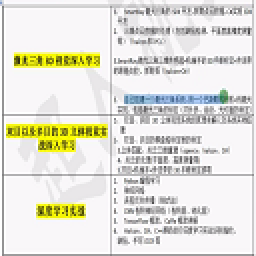
#> input picture faster_rcnn/test.jpg, 128 x 128 px, found by its file name (shown 2 times larger)
$ python AnchorClass.py
#> lines starting #> are read from the running program, lines starting #| are printed output that depends on the picture
import numpy as np
import matplotlib.pyplot as plt
import matplotlib.patches as patches
from PIL import Image

#原始输入图
Sample_raw_x =128
Sample_raw_y =128
#8倍下采样
rpn_stride = 8

Feature_size_X = Sample_raw_x/rpn_stride
Feature_size_Y = Sample_raw_y/rpn_stride

scales = [1,2,4]#长宽
ratios = [0.5,1,2]#比率

# fx =  np.arange(Feature_size_X)
# fy =  np.arange(Feature_size_Y)
# F_X ,F_Y = np.meshgrid(fx,fy)

#长宽和比率组合
def anchor(Feature_size_X,Feature_size_Y,rpn_stride,scales,ratios):
    #组合尺寸和比例
    scales,ratios = np.meshgrid(scales,ratios)
    scales,ratios = scales.flatten(),ratios.flatten()

    #计算anchor尺寸
    scalesX = scales * np.sqrt(ratios) #宽度
    scalesY = scales / np.sqrt(ratios) #长度

    #anchor point 映射
    ShiftX = np.arange(0,Feature_size_X) * rpn_stride
    ShiftY = np.arange(0,Feature_size_Y) * rpn_stride
    #anchor point 在原图的位置
    ShiftX,ShiftY = np.meshgrid(ShiftX,ShiftY)#x，y是anchor中心点

    #每个anchor点上需要有9个尺寸的anchor框
    centerX,anchorX = np.meshgrid(ShiftX,scalesX)
    centerY,anchorY = np.meshgrid(ShiftY,scalesY)

    #stack 各种尺寸，各种比例 对应各种长度
    anchor_center = np.stack([centerY,centerX],axis =2).reshape(-1,2)
    anchor_size = np.stack([anchorY,anchorX],axis =2).reshape(-1,2)

    #左上 右下 的坐标点输出
    boxes = np.concatenate([anchor_center-0.5*anchor_size,anchor_center+0.5*anchor_size],axis =1)#别落下axis
    return boxes

anchors = anchor(Feature_size_X,Feature_size_Y,rpn_stride,scales,ratios)

plt.figure(figsize=(10,10))
image = Image.open('F:\\keras_project\\faster_rcnn\\test.jpg')
#> image is the input picture: PIL image 128x128 RGBA; mean R, G, B, A 227.5, 226.6, 217.4, 255
plt.imshow(image)
asx = plt.gca()#get current axs

for i in range(anchors.shape[0]):
    box = anchors[i]
    #print(box)
    rec = patches.Rectangle((box[0],box[1]),box[2]-box[0],box[3]-box[1],edgecolor='r',facecolor='none')
    asx.add_patch(rec)
plt.show()
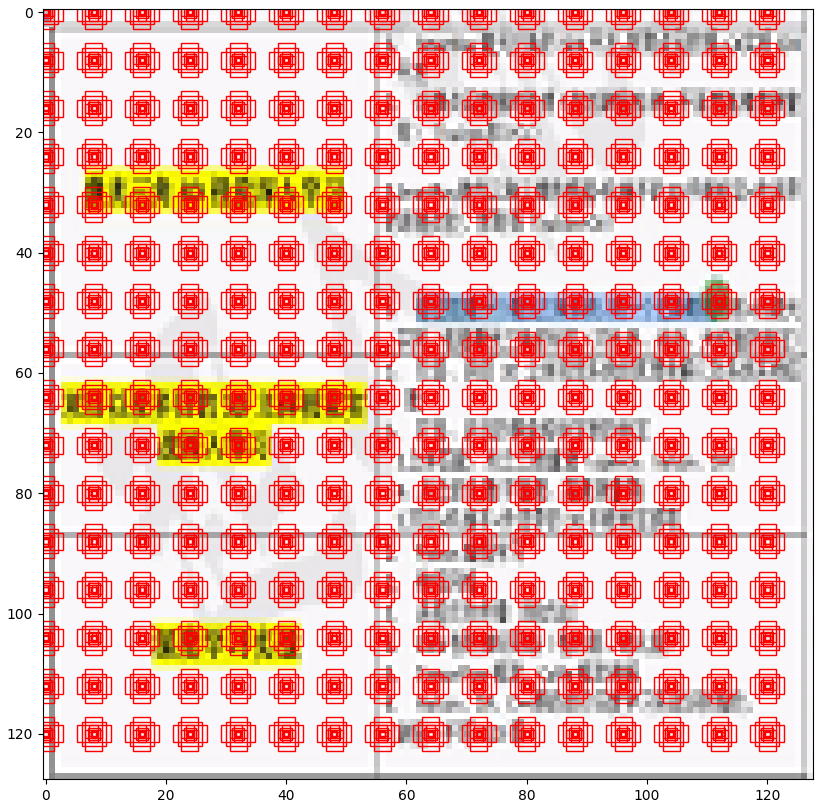
#> figure drawn by matplotlib, 1 panel

$ run again, with faster_rcnn/model.png saved as faster_rcnn/test.jpg
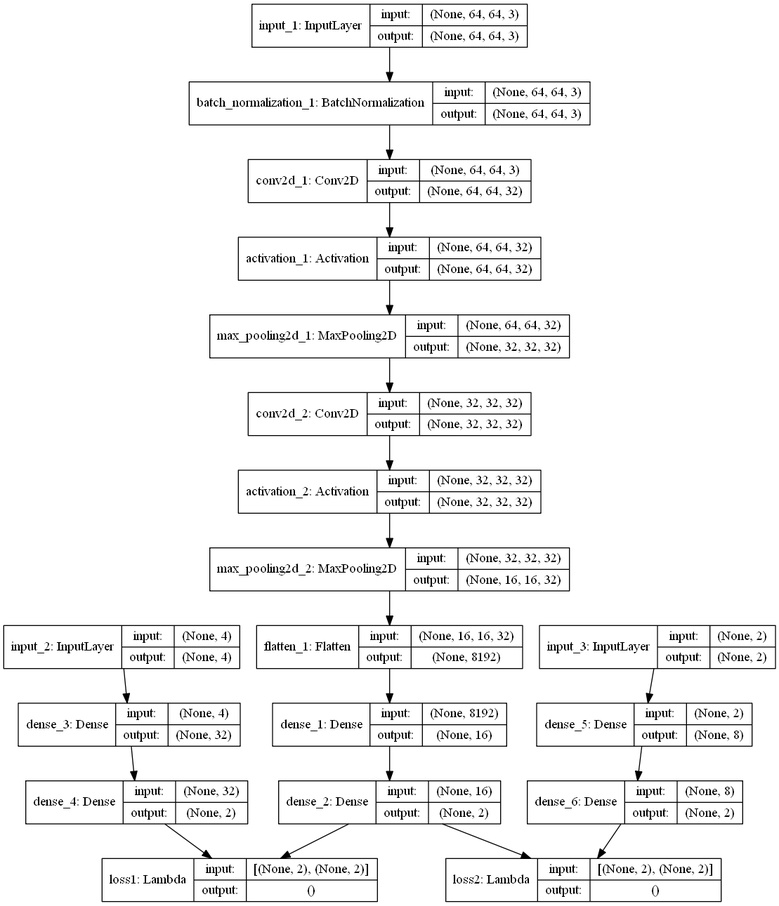
#> input picture faster_rcnn/model.png, 779 x 906 px, shrunk from 1109 x 1291 before the run, found by its file name
#> image is the input picture: PIL image 779x906 RGB; min 0, max 255, mean 242.9
#> `plt.show()`:
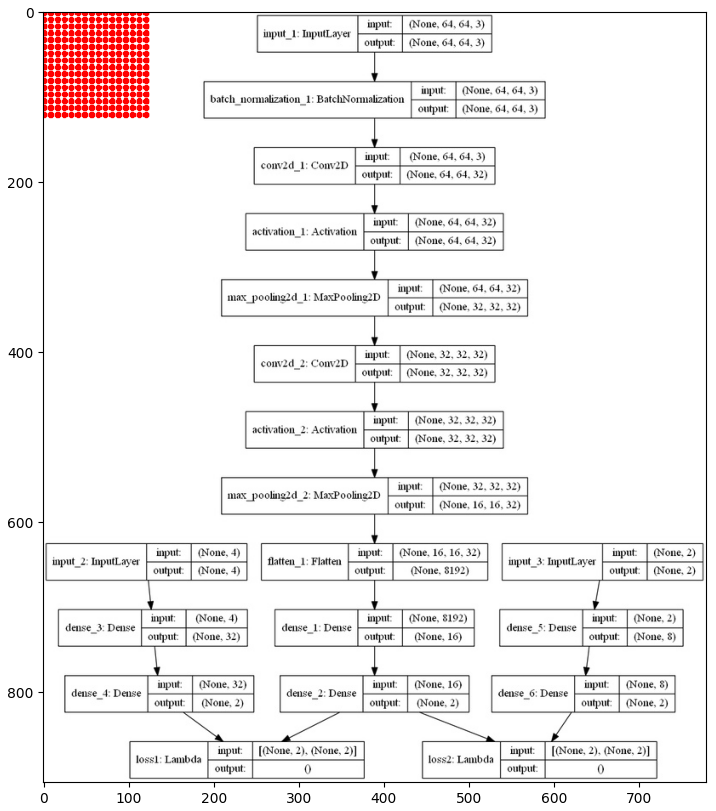
#> figure drawn by matplotlib, 1 panel

$ run again, with faster_rcnn/withsharedmap.png saved as faster_rcnn/test.jpg
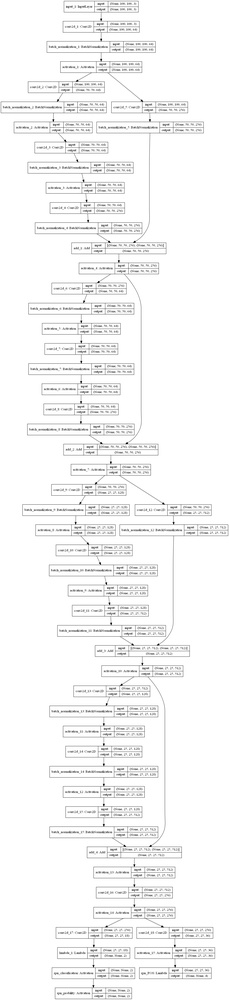
#> input picture faster_rcnn/withsharedmap.png, 229 x 1000 px, shrunk from 1260 x 5496 before the run, found by its file name
#> image is the input picture: PIL image 229x1000 RGB; min 0, max 255, mean 245.6
#> `plt.show()`:
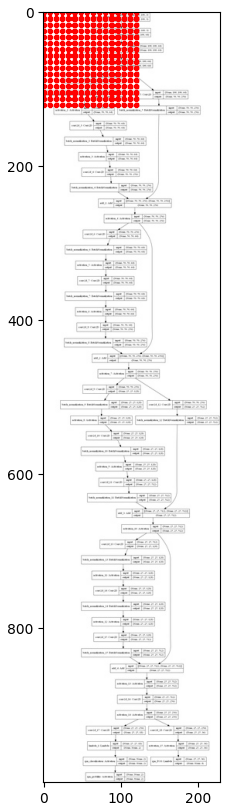
#> figure drawn by matplotlib, 1 panel
